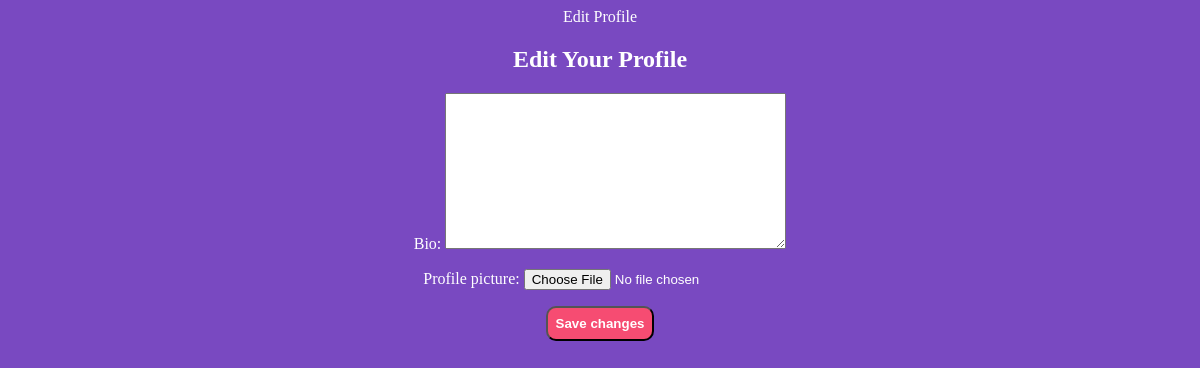
Page /users/profile/edit/ (signed in) on the earlier database version.
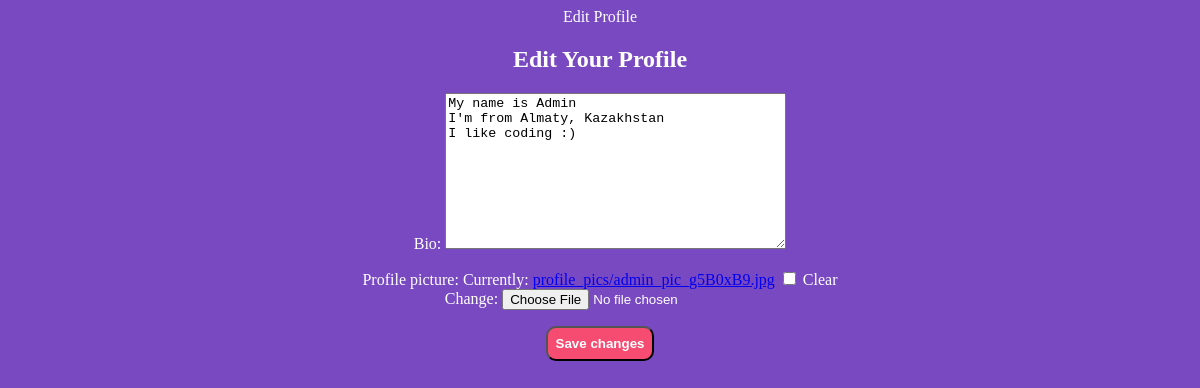
Same page on the later database version.
### users/models.py (models this page shows, shortened)
class Profile(models.Model):
    user = models.OneToOneField(User, on_delete=models.CASCADE)
    bio = models.TextField()
    profile_picture = models.ImageField(upload_to='profile_pics/', blank=True, null=True)

### users/views.py (the view)
# urls.py: path('profile/edit/', views.edit_profile, name='edit_profile'),
def edit_profile(request):
    profile = get_object_or_404(Profile, user=request.user)
    if request.method == 'POST':
        form = ProfileForm(request.POST, request.FILES, instance=profile)
        if form.is_valid():
            form.save()
            return redirect('profile_detail', username=request.user.username)
    else:
        form = ProfileForm(instance=profile)
    return render(request, 'users/edit_profile.html', {'form': form})

### users/forms.py
class ProfileForm(forms.ModelForm):
    class Meta:
        model = Profile
        fields = ['bio', 'profile_picture']
        widgets = {
            'bio': forms.Textarea(attrs={'class': 'form-control'}),
            'profile_picture': forms.ClearableFileInput(attrs={'class': 'form-control'}),
        }

### users/templates/users/edit_profile.html (shortened to what this page needs)
{% block content %}
<div class="container">
    <h2>Edit Your Profile</h2>
    <form method="POST" enctype="multipart/form-data">
        {{ form.as_p }}
        <button type="submit" class="btn btn-primary">Save changes</button>
    </form>
</div>
{% endblock %}

Differences in the rows shown:
changed Profile: bio (not shown) → "My name is Admin I'm from Almaty, Kazakhstan I like coding :)"
Other differences:
form field as_p: (not shown) → "☐"
text no longer shown: "Bio: Profile picture:"
text now shown: "Bio: Profile picture: Currently: profile_pics/admin_pic_g5B0xB9.jpg Clear Change:"
